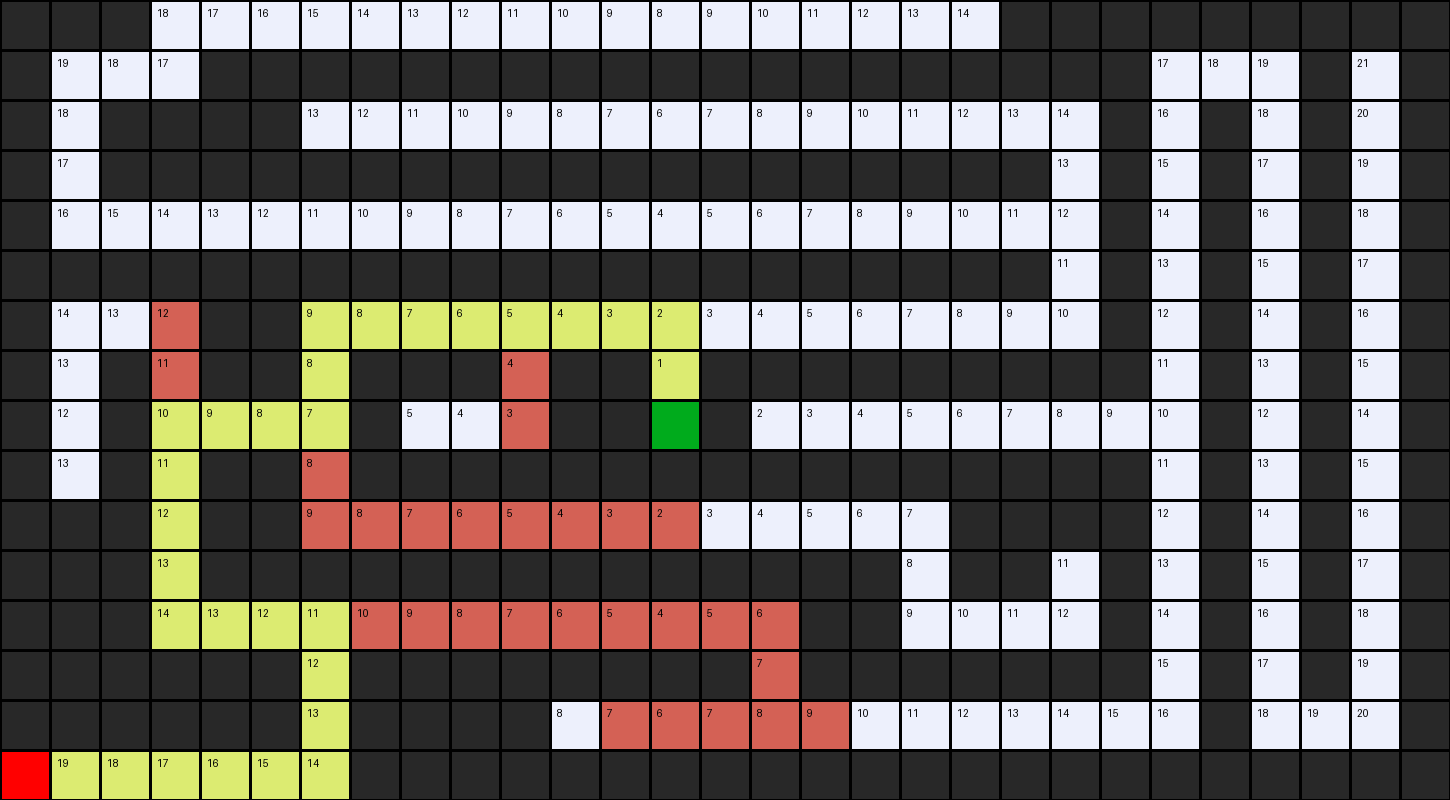

The script that saved this image:
import sys
import heapq


class Node:
    def __init__(self, state, parent, action, g=0, h=0):
        self.state = state
        self.parent = parent
        self.action = action
        self.g = g
        self.h = h
        self.f = g + h

    def __lt__(self, other):
        return self.f < other.f


class StackFrontier:
    def __init__(self):
        self.frontier = []

    def add(self, node):
        self.frontier.append(node)

    def contains_state(self, state):
        return any(node.state == state for node in self.frontier)

    def empty(self):
        return len(self.frontier) == 0

    def remove(self):
        if self.empty():
            raise Exception("=> empty frontier")
        else:
            node = self.frontier[-1]
            self.frontier = self.frontier[:-1]
            return node


class QueueFrontier(StackFrontier):
    def remove(self):
        if self.empty():
            raise Exception("frontier empty")
        else:
            node = self.frontier[0]
            self.frontier = self.frontier[1:]
            return node


class PriorityQueueFrontier:
    def __init__(self):
        self.frontier = []
        self.entry_finder = {}

    def add(self, node):
        if node.state not in self.entry_finder:
            entry = (node.f, node)
            heapq.heappush(self.frontier, entry)
            self.entry_finder[node.state] = entry

    def contains(self, state):
        return state in self.entry_finder

    def empty(self):
        return len(self.frontier) == 0

    def remove(self):
        while self.frontier:
            f, node = heapq.heappop(self.frontier)
            if node.state in self.entry_finder:
                del self.entry_finder[node.state]
                return node
        raise Exception("-- empty frontier")


class Maze:

    def __init__(self, filename):

        # Read file and set height and width of maze
        with open(filename) as f:
            contents = f.read()

        # Validate start and goal
        if contents.count("A") != 1:
            raise Exception("maze must have exactly one start point")
        if contents.count("B") != 1:
            raise Exception("maze must have exactly one goal")

        # Determine height and width of maze
        contents = contents.splitlines()
        self.height = len(contents)
        self.width = max(len(line) for line in contents)

        # Keep track of walls
        self.walls = []
        for i in range(self.height):
            row = []
            for j in range(self.width):
                try:
                    if contents[i][j] == "A":
                        self.start = (i, j)
                        row.append(False)

                    elif contents[i][j] == "B":
                        self.goal = (i, j)
                        row.append(False)
                    elif contents[i][j] == " ":
                        row.append(False)
                    else:
                        row.append(True)
                except IndexError:
                    row.append(False)
            self.walls.append(row)

        self.solution = None

    def print(self):
        solution = self.solution[1] if self.solution is not None else None
        print()
        for i, row in enumerate(self.walls):
            for j, col in enumerate(row):
                if col:
                    print("▓", end="")  # Medium shaded block
                elif (i, j) == self.start:
                    print("A", end="")
                elif (i, j) == self.goal:
                    print("B", end="")
                elif solution is not None and (i, j) in solution:
                    print("*", end="")
                else:
                    print(" ", end="")
            print()
        print()

    def neighbors(self, state):
        row, col = state
        candidates = [
            ("up", (row - 1, col)),
            ("down", (row + 1, col)),
            ("left", (row, col - 1)),
            ("right", (row, col + 1)),
        ]

        result = []
        for action, (r, c) in candidates:
            if 0 <= r < self.height and 0 <= c < self.width and not self.walls[r][c]:
                result.append((action, (r, c)))
        return result

    def heuristic(self, state):
        print(state)
        row1, col1 = state
        row2, col2 = self.goal
        return abs(row1 - row2) + abs(col1 - col2)  # Manhattan distance

    def solve(self):

        self.num_explored = 0
        start = Node(
            state=self.start,
            parent=None,
            action=None,
            g=0,
            h=self.heuristic(self.start),
        )
        frontier = PriorityQueueFrontier()
        frontier.add(start)
        self.explored = set()

        while True:
            if frontier.empty():
                raise Exception("no solution")

            node = frontier.remove()
            self.num_explored += 1

            if self.goal == node.state:
                actions = []
                cells = []

                while node.parent is not None:
                    cells.append(node.state)
                    actions.append(node.action)

                    node = node.parent
                cells.reverse()
                actions.reverse()
                self.solution = (actions, cells)
                return

            self.explored.add(node.state)

            for action, state in self.neighbors(node.state):
                if not frontier.contains(state) and state not in self.explored:
                    new_node = Node(
                        state=state,
                        parent=node,
                        action=action,
                        g=node.g + 1,
                        h=self.heuristic(state),
                    )
                    frontier.add(new_node)

    def solve_using_uninformed(self):
        """Find a solution to maze, if it exists"""

        # Keep track of number of states explored (Info purposes)
        self.num_explored = 0

        # Initializing the frontier to the starting point
        start = Node(state=self.start, parent=None, action=None)
        frontier = QueueFrontier()
        frontier.add(start)

        # Initialize the empty explored set
        self.explored = set()

        while True:

            if frontier.empty():
                raise Exception("no solution")

            node = frontier.remove()
            self.num_explored += 1

            if self.goal == node.state:
                # Explore the path
                actions = []
                cells = []

                while node.parent is not None:
                    cells.append(node.state)
                    actions.append(node.action)

                    node = node.parent
                cells.reverse()
                actions.reverse()
                self.solution = (actions, cells)
                return

            self.explored.add(node.state)

            for action, state in self.neighbors(node.state):
                if not frontier.contains_state(state) and state not in self.explored:
                    child = Node(state=state, parent=node, action=action)
                    frontier.add(child)

    def output_image(self, filename, show_solution=True, show_explored=False):
        from PIL import Image, ImageDraw, ImageFont

        cell_size = 50
        cell_border = 2

        # Try to load a default font
        try:
            font = ImageFont.truetype("arial.ttf", 14)
        except:
            font = ImageFont.load_default()

        img = Image.new(
            "RGBA", (self.width * cell_size, self.height * cell_size), "black"
        )
        draw = ImageDraw.Draw(img)

        solution = self.solution[1] if self.solution is not None else None
        for i, row in enumerate(self.walls):
            for j, col in enumerate(row):
                x0 = j * cell_size + cell_border
                y0 = i * cell_size + cell_border
                x1 = (j + 1) * cell_size - cell_border
                y1 = (i + 1) * cell_size - cell_border
                box = [(x0, y0), (x1, y1)]

                # Walls
                if col:
                    fill = (40, 40, 40)
                # Start
                elif (i, j) == self.start:
                    fill = (255, 0, 0)
                # Goal
                elif (i, j) == self.goal:
                    fill = (0, 171, 28)
                # Solution
                elif solution is not None and show_solution and (i, j) in solution:
                    fill = (220, 235, 113)
                # Explored
                elif solution is not None and show_explored and (i, j) in self.explored:
                    fill = (212, 97, 85)
                else:
                    fill = (237, 240, 252)

                draw.rectangle(box, fill=fill)

                # Draw heuristic value on non-wall, non-start, non-goal cells
                if not col and (i, j) != self.start and (i, j) != self.goal:
                    h_val = self.heuristic((i, j))
                    draw.text((x0 + 5, y0 + 5), str(h_val), fill=(0, 0, 0), font=font)

            img.save(filename)


if len(sys.argv) != 2:
    sys.exit("Usage: python maze.py maze.txt")

m = Maze(sys.argv[1])
print("Maze:")
m.print()
print("Solving...")
m.solve()
print("States Explored:", m.num_explored)
print("Solution:")
m.print()
m.output_image("maze.png", show_explored=True)
